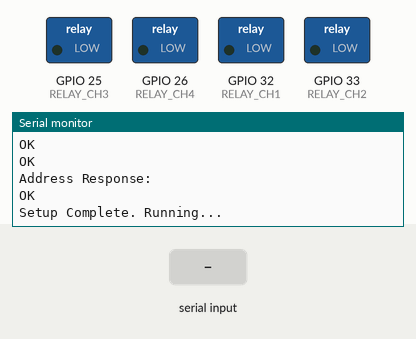
This sketch was run on a simulated ESP32. Parts: switched loads named in the sketch (green lamp = pin HIGH), the last lines printed to the serial monitor. The test bench sets the inputs (shaded band). The modem accepts every AT command (registered, SIM ready, sends succeed) and sends nothing else.

Above: at 7.4 s.
7.5 s: "FIRE" received over the second serial link
At 9.6 s:
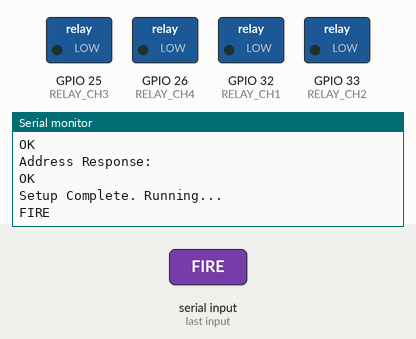
10.0 s: "CH1" received over the second serial link
At 11.6 s:
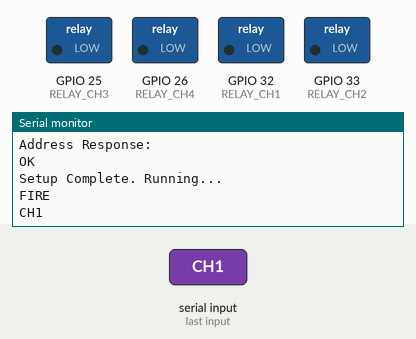

Measured:
- after the input at 7.5 s, the serial monitor: prints a new line after 1.0 s (image 1)
- after the input at 10.0 s, the serial monitor: prints a new line after 1.0 s (image 2)

The sketch:

remote_ignitor_RX.ino
```cpp
HardwareSerial loraSerial(2);

#define RX 16
#define TX 17

#define RELAY_CH1 32
#define RELAY_CH2 33
#define RELAY_CH3 25
#define RELAY_CH4 26

int currentChannel = 1;

void fire() {
  Serial.println("點火");
  if (currentChannel == 1) digitalWrite(RELAY_CH1, HIGH);
  else if (currentChannel == 2) digitalWrite(RELAY_CH2, HIGH);

  else if (currentChannel == 3) digitalWrite(RELAY_CH3, HIGH);
  else if (currentChannel == 4) digitalWrite(RELAY_CH4, HIGH);

  delay(5000); // 保持點火時間

  Serial.println("off");
  digitalWrite(RELAY_CH1, LOW);
  digitalWrite(RELAY_CH2, LOW);
  digitalWrite(RELAY_CH3, LOW);
  digitalWrite(RELAY_CH4, LOW);
}

void checkLoRaReceive() {
  if (loraSerial.available()) {
    String loraData = loraSerial.readString();
    Serial.println(loraData);
    if (loraData.indexOf("FIRE") > 0) {
      fire();
    }
    else if (loraData.indexOf("CH1") > 0) {
      currentChannel = 1;
    }
    else if (loraData.indexOf("CH2") > 0) {
      currentChannel = 2;
    }
    else if (loraData.indexOf("CH3") > 0) {
      currentChannel = 3;
    }
    else if (loraData.indexOf("CH4") > 0) {
      currentChannel = 4;
    }
  }
}

void setup() {
  Serial.begin(115200);
  loraSerial.begin(9600, SERIAL_8N1, RX, TX);

  pinMode(RELAY_CH1, OUTPUT);
  pinMode(RELAY_CH2, OUTPUT);
  pinMode(RELAY_CH3, OUTPUT);
  pinMode(RELAY_CH4, OUTPUT);

  digitalWrite(RELAY_CH1, LOW);
  digitalWrite(RELAY_CH2, LOW);
  digitalWrite(RELAY_CH3, LOW);
  digitalWrite(RELAY_CH4, LOW);

  loraSerial.println("AT+OPMODE=1");
  delay(500);
  loraSerial.println("AT+ADDRESS=100");
  delay(500);
  loraSerial.println("AT+BAND=923000000");
  delay(500);
  loraSerial.println("AT+PARAMETER=7,9,4,12");
  delay(500);

  // --- 檢查 LoRa 設定 ---
  loraSerial.println("AT+BAND?");
  delay(100);
  if (loraSerial.available()) {
    String resp = loraSerial.readString();
    Serial.print("Band Response: ");
    Serial.println(resp);
  }
  delay(1000);

  loraSerial.println("AT+ADDRESS?");
  delay(100);
  if (loraSerial.available()) {
    String resp = loraSerial.readString();
    Serial.print("Address Response: ");
    Serial.println(resp);
  }
  delay(1000);

  Serial.println("Setup Complete. Running...");
}

void loop() {
  checkLoRaReceive();
}
```
